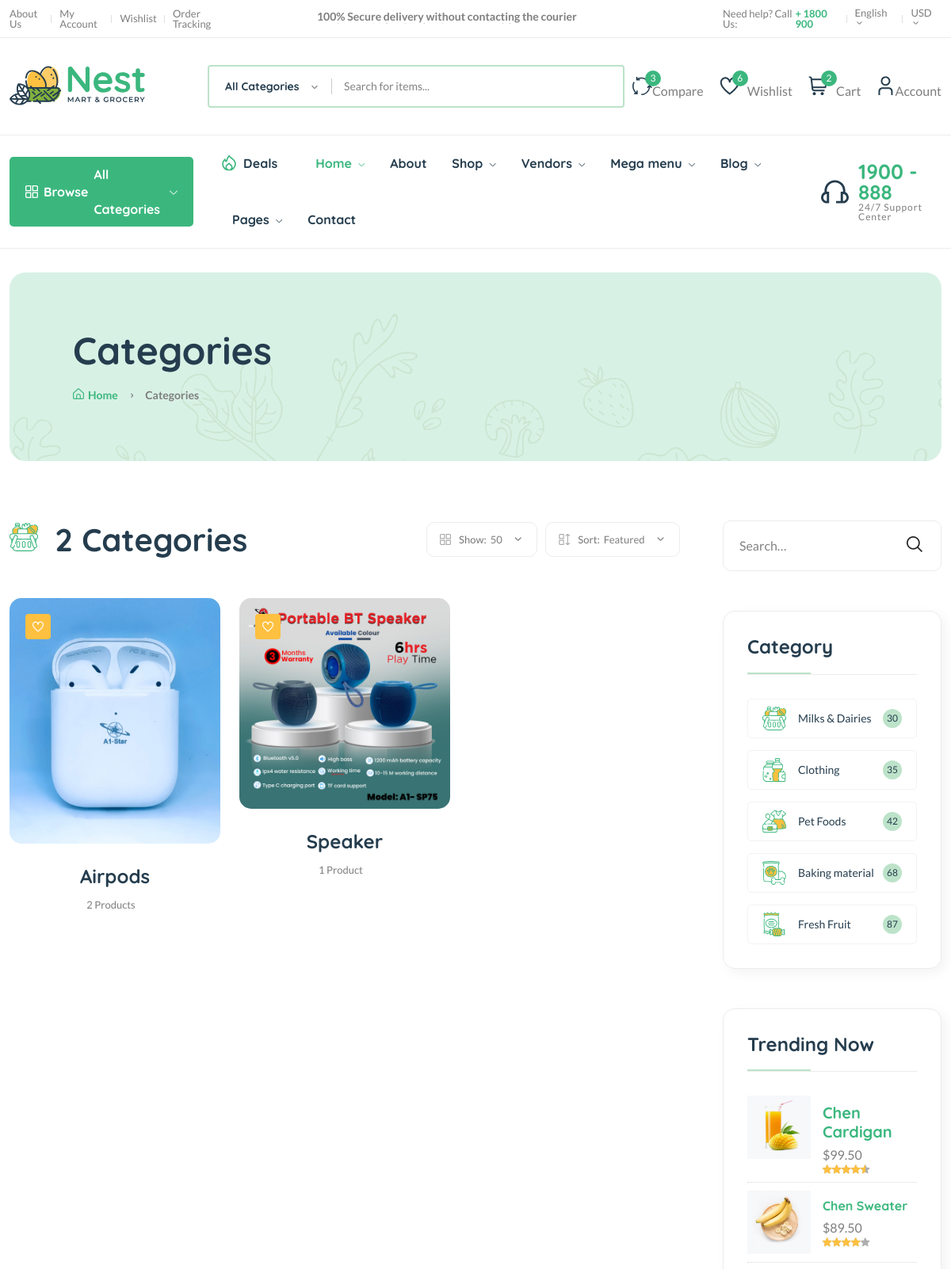
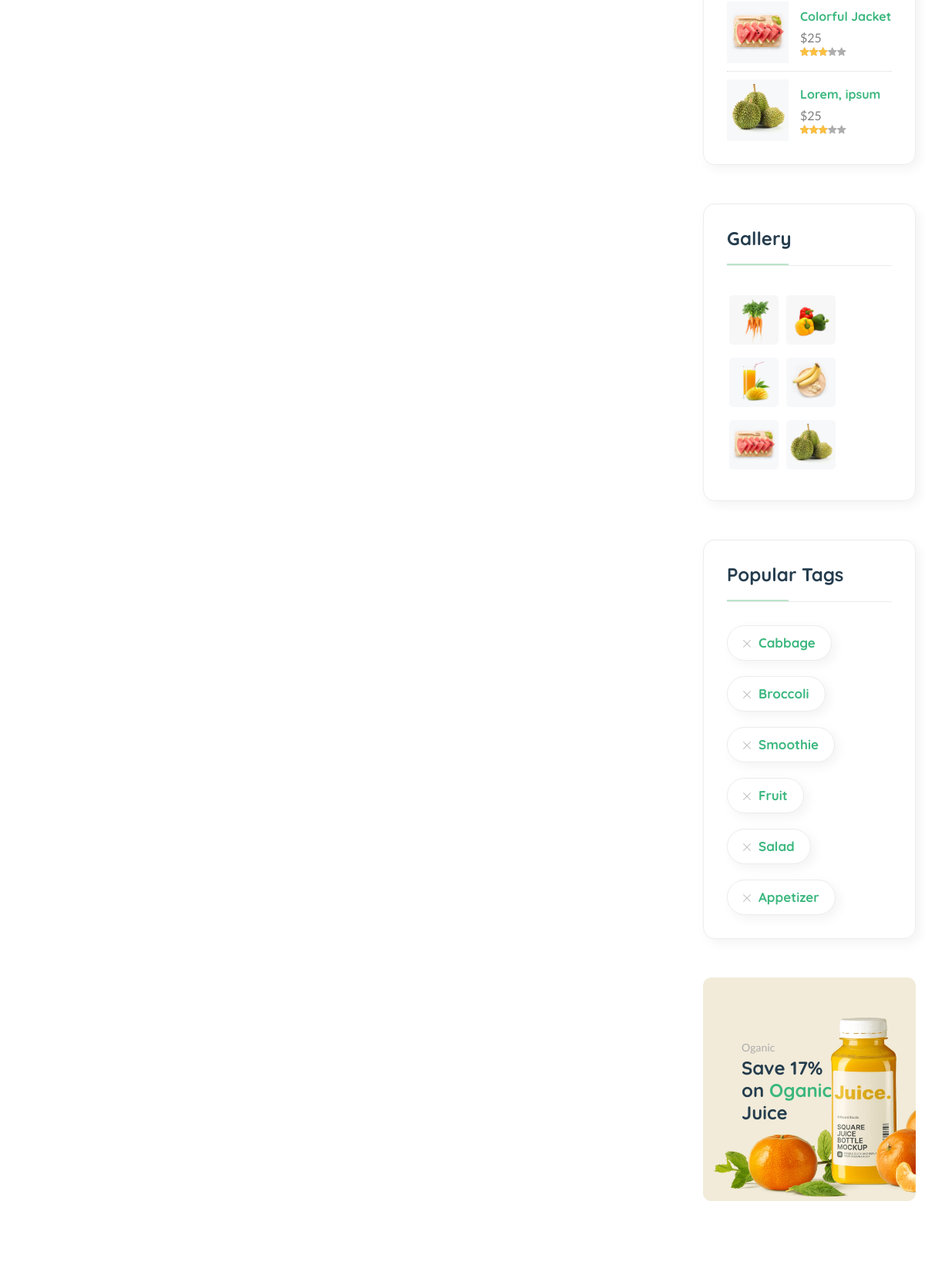
The page /category/ (upper part) on the database its author committed (2 pictures, top to bottom).
### core/models.py (models this page shows, shortened)
class Category(models.Model):
    cid = ShortUUIDField(unique=True, length=10, max_length=20, prefix="cat", alphabet="abcdefgh12345")
    title = models.CharField(max_length=100, default="Food")
    image = models.ImageField(upload_to="category", default="category.jpg")
    class Meta:
        verbose_name_plural = "Categories"

### core/views.py (the view)
# urls.py: path("category/", category_list_view, name='category-list'),
def category_list_view(request):
    categories = Category.objects.all()
    context = {
        "categories":categories
    }
    return render(request, 'core/category-list.html', context)

### templates/core/category-list.html (shortened to what this page needs)
{% extends "partials/base.html" %}
{% load static %}
{% block content %}
    <main class="main">
        <div class="page-header mt-30 mb-75">
            <div class="container">
                <div class="archive-header">
                    <div class="row align-items-center">
                        <div class="col-xl-3">
                            <h1 class="mb-15">Categories</h1>
                            <div class="breadcrumb">
                                <a href="index.html" rel="nofollow"><i class="fi-rs-home mr-5"></i>Home</a>
                                <span></span> Categories
                            </div>
                        </div>
                    </div>
                </div>
            </div>
        </div>
        <div class="page-content mb-50">
            <div class="container">
                <div class="row">
                    <div class="col-lg-9">
                        <div class="shop-product-fillter mb-50 pr-30">
                            <div class="totall-product">
                                <h2>
                                    <img class="w-36px mr-10" src="assets/imgs/theme/icons/category-1.svg" alt="" />
                                    {{categories.count}} Categories
                                </h2>
                            </div>
                            <div class="sort-by-product-area">
                                <div class="sort-by-cover mr-10">
                                    <div class="sort-by-product-wrap">
                                        <div class="sort-by">
                                            <span><i class="fi-rs-apps"></i>Show:</span>
                                        </div>
                                        <div class="sort-by-dropdown-wrap">
                                            <span> 50 <i class="fi-rs-angle-small-down"></i></span>
                                        </div>
                                    </div>
                                </div>
                                <div class="sort-by-cover">
                                    <div class="sort-by-product-wrap">
                                        <div class="sort-by">
                                            <span><i class="fi-rs-apps-sort"></i>Sort:</span>
                                        </div>
                                        <div class="sort-by-dropdown-wrap">
                                            <span>Featured <i class="fi-rs-angle-small-down"></i></span>
                                        </div>
                                    </div>
                                </div>
                            </div>
                        </div>
                        <div class="loop-grid pr-30">
                            <div class="row">
                                {% for c in categories %}
                                <article class="col-xl-4 col-lg-6 col-md-6 text-center hover-up mb-30 animated">
                                    <div class="post-thumb">
                                        <a href="blog-post-right.html">
                                            <img class="border-radius-15" src="{{c.image.url}}" alt="" />
                                        </a>
                                        <div class="entry-meta">
                                            <a class="entry-meta meta-2" href="blog-category-grid.html"><i class="fi-rs-heart"></i></a>
                                        </div>
                                    </div>
                                    <div class="entry-content-2">
                                        <h4 class="post-title mb-15">
                                            <a href="blog-post-right.html">{{ c.title }}</a>
                                        </h4>
                                        <div class="entry-meta font-xs color-grey mt-10 pb-10">
                                            <div>
                                                <span class="hit-count mr-10">{{c.category.count}} Product{{c.category.count|pluralize}}</span>
                                            </div>
                                        </div>
                                    </div>
                                </article>
                                {% endfor %}
                            </div>
                        </div>
                    </div>
                    <div class="col-lg-3 primary-sidebar sticky-sidebar">
                        <div class="widget-area">
                            <div class="sidebar-widget-2 widget_search mb-50">
                                <div class="search-form">
                                    <form action="#">
                                        <input type="text" placeholder="Search…" />
                                        <button type="submit"><i class="fi-rs-search"></i></button>
                                    </form>
                                </div>
                            </div>
                            <div class="sidebar-widget widget-category-2 mb-50">
                                <h5 class="section-title style-1 mb-30">Category</h5>
                                <ul>
                                    <li>
                                        <a href="shop-grid-right.html"> <img src="assets/imgs/theme/icons/category-1.svg" alt="" />Milks & Dairies</a><span class="count">30</span>
                                    </li>
                                    <li>
                                        <a href="shop-grid-right.html"> <img src="assets/imgs/theme/icons/category-2.svg" alt="" />Clothing</a><span class="count">35</span>
                                    </li>
                                    <li>
                                        <a href="shop-grid-right.html"> <img src="assets/imgs/theme/icons/category-3.svg" alt="" />Pet Foods </a><span class="count">42</span>
                                    </li>
                                    <li>
                                        <a href="shop-grid-right.html"> <img src="assets/imgs/theme/icons/category-4.svg" alt="" />Baking material</a><span class="count">68</span>
                                    </li>
                                    <li>
                                        <a href="shop-grid-right.html"> <img src="assets/imgs/theme/icons/category-5.svg" alt="" />Fresh Fruit</a><span class="count">87</span>
                                    </li>
                                </ul>
                            </div>
                            <div class="sidebar-widget product-sidebar mb-50 p-30 bg-grey border-radius-10">
                                <h5 class="section-title style-1 mb-30">Trending Now</h5>
                                <div class="single-post clearfix">
                                    <div class="image">
                                        <img src="assets/imgs/shop/thumbnail-3.jpg" alt="#" />
                                    </div>
                                    <div class="content pt-10">
                                        <h5><a href="shop-product-detail.html">Chen Cardigan</a></h5>
                                        <p class="price mb-0 mt-5">$99.50</p>
                                        <div class="product-rate">
                                            <div class="product-rating" style="width: 90%"></div>
                                        </div>
                                    </div>
                                </div>
                                <div class="single-post clearfix">
                                    <div class="image">
                                        <img src="assets/imgs/shop/thumbnail-4.jpg" alt="#" />
                                    </div>
                                    <div class="content pt-10">
                                        <h6><a href="shop-product-detail.html">Chen Sweater</a></h6>
                                        <p class="price mb-0 mt-5">$89.50</p>
                                        <div class="product-rate">
                                            <div class="product-rating" style="width: 80%"></div>
                                        </div>
                                    </div>
                                </div>
                                <div class="single-post clearfix">
                                    <div class="image">
                                        <img src="assets/imgs/shop/thumbnail-5.jpg" alt="#" />
                                    </div>
                                    <div class="content pt-10">
                                        <h6><a href="shop-product-detail.html">Colorful Jacket</a></h6>
                                        <p class="price mb-0 mt-5">$25</p>
                                        <div class="product-rate">
                                            <div class="product-rating" style="width: 60%"></div>
                                        </div>
                                    </div>
                                </div>
                                <div class="single-post clearfix">
                                    <div class="image">
                                        <img src="assets/imgs/shop/thumbnail-6.jpg" alt="#" />
                                    </div>
                                    <div class="content pt-10">
                                        <h6><a href="shop-product-detail.html">Lorem, ipsum</a></h6>
                                        <p class="price mb-0 mt-5">$25</p>
                                        <div class="product-rate">
                                            <div class="product-rating" style="width: 60%"></div>
                                        </div>
                                    </div>
                                </div>
                            </div>
                            <div class="sidebar-widget widget_instagram mb-50">
                                <h5 class="section-title style-1 mb-30">Gallery</h5>
                                <div class="instagram-gellay">
                                    <ul class="insta-feed">
                                        <li>
                                            <a href="#"><img class="border-radius-5" src="assets/imgs/shop/thumbnail-1.jpg" alt="" /></a>
                                        </li>
                                        <li>
                                            <a href="#"><img class="border-radius-5" src="assets/imgs/shop/thumbnail-2.jpg" alt="" /></a>
                                        </li>
                                        <li>
                                            <a href="#"><img class="border-radius-5" src="assets/imgs/shop/thumbnail-3.jpg" alt="" /></a>
                                        </li>
                                        <li>
                                            <a href="#"><img class="border-radius-5" src="assets/imgs/shop/thumbnail-4.jpg" alt="" /></a>
                                        </li>
                                        <li>
                                            <a href="#"><img class="border-radius-5" src="assets/imgs/shop/thumbnail-5.jpg" alt="" /></a>
                                        </li>
                                        <li>
                                            <a href="#"><img class="border-radius-5" src="assets/imgs/shop/thumbnail-6.jpg" alt="" /></a>
                                        </li>
                                    </ul>
                                </div>
                            </div>
                            <div class="sidebar-widget widget-tags mb-50 pb-10">
                                <h5 class="section-title style-1 mb-30">Popular Tags</h5>
                                <ul class="tags-list">
                                    <li class="hover-up">
                                        <a href="blog-category-grid.html"><i class="fi-rs-cross mr-10"></i>Cabbage</a>
                                    </li>
                                    <li class="hover-up">
                                        <a href="blog-category-grid.html"><i class="fi-rs-cross mr-10"></i>Broccoli</a>
                                    </li>
                                    <li class="hover-up">
                                        <a href="blog-category-grid.html"><i class="fi-rs-cross mr-10"></i>Smoothie</a>
                                    </li>
                                    <li class="hover-up">
                                        <a href="blog-category-grid.html"><i class="fi-rs-cross mr-10"></i>Fruit</a>
                                    </li>
                                    <li class="hover-up mr-0">
                                        <a href="blog-category-grid.html"><i class="fi-rs-cross mr-10"></i>Salad</a>
                                    </li>
                                    <li class="hover-up mr-0">
                                        <a href="blog-category-grid.html"><i class="fi-rs-cross mr-10"></i>Appetizer</a>
                                    </li>
                                </ul>
                            </div>
                            <div class="banner-img wow fadeIn mb-50 animated d-lg-block d-none">
                                <img src="assets/imgs/banner/banner-11.png" alt="" />
                                <div class="banner-text">
                                    <span>Oganic</span>
                                    <h4>
                                        Save 17% <br />
                                        on <span class="text-brand">Oganic</span><br />
                                        Juice
                                    </h4>
                                </div>
                            </div>
                        </div>
                    </div>
                </div>
            </div>
        </div>
    </main>
{% endblock content %}

### rows shown on the page
Category: image (picture), title "Airpods", category.count "2"
Category: image (picture), title "Speaker", category.count "1"

### other values the page prints
{{ categories.count }} "2"
